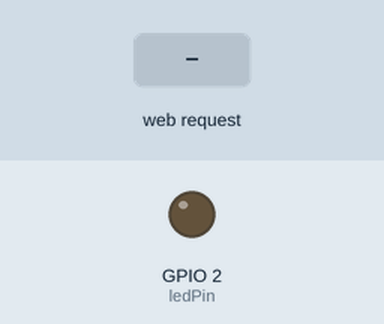
Recording of a sketch running on a simulated ESP32. On the bench: output pins drawn as LEDs (lit = HIGH). The test bench sets the inputs (shaded band). WiFi joins after 1.5 s; servers stay silent unless stated; what the sketch prints to the serial monitor is not drawn.

Above: at 2.7 s.
2.8 s: HTTP request GET /on received
At 3.2 s:
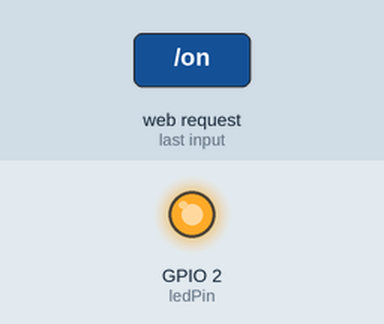
4.3 s: HTTP request GET /off received
At 5.6 s:
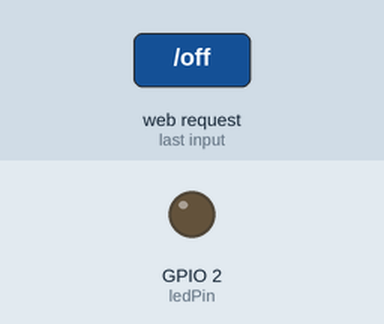
Timing chart, 0 to 7.3 s (numbered marks = the images above; inputs shaded):
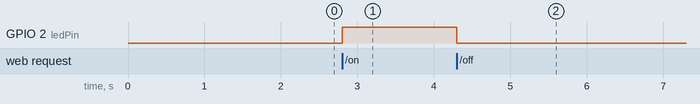

The sketch:

testwifiserver.ino
```cpp
#include <WiFi.h>
#include <WebServer.h>

// Replace with your network credentials
const char* ssid = "";
const char* password = "";

// Create a WebServer object on port 80
WebServer server(80);

// Define the GPIO pin connected to the LED
const int ledPin = 2;

// Handler for the root URL
void handleRoot() {
  server.send(200, "text/plain", "esp32 is up!");
}

// Handler for the /on URL
void handleOn() {
  digitalWrite(ledPin, HIGH); // Turn the LED on
  server.send(200, "text/plain", "LED has been turned ON");
}

// Handler for the /off URL (good practice to have an off switch)
void handleOff() {
  digitalWrite(ledPin, LOW); // Turn the LED off
  server.send(200, "text/plain", "LED has been turned OFF");
}

void setup() {
  // Start Serial communication for debugging
  Serial.begin(115200);

  // Set the LED pin as an output
  pinMode(ledPin, OUTPUT);
  digitalWrite(ledPin, LOW); // Keep LED off initially

  // Connect to Wi-Fi
  Serial.print("Connecting to ");
  Serial.println(ssid);
  WiFi.begin(ssid, password);

  while (WiFi.status() != WL_CONNECTED) {
    delay(500);
    Serial.print(".");
  }

  // Print the ESP32's IP address
  Serial.println("");
  Serial.println("WiFi connected.");
  Serial.print("IP address: ");
  Serial.println(WiFi.localIP());

  // Define server routes
  server.on("/", handleRoot);
  server.on("/on", handleOn);
  server.on("/off", handleOff); // Route to turn the LED off

  // Start the server
  server.begin();
  Serial.println("HTTP server started");
}

void loop() {
  // Handle client requests
  server.handleClient();
}
```

Measured:
- after the input at 2.8 s, GPIO 2 (ledPin): LOW → HIGH at once
- after the input at 4.3 s, GPIO 2 (ledPin): HIGH → LOW at once
